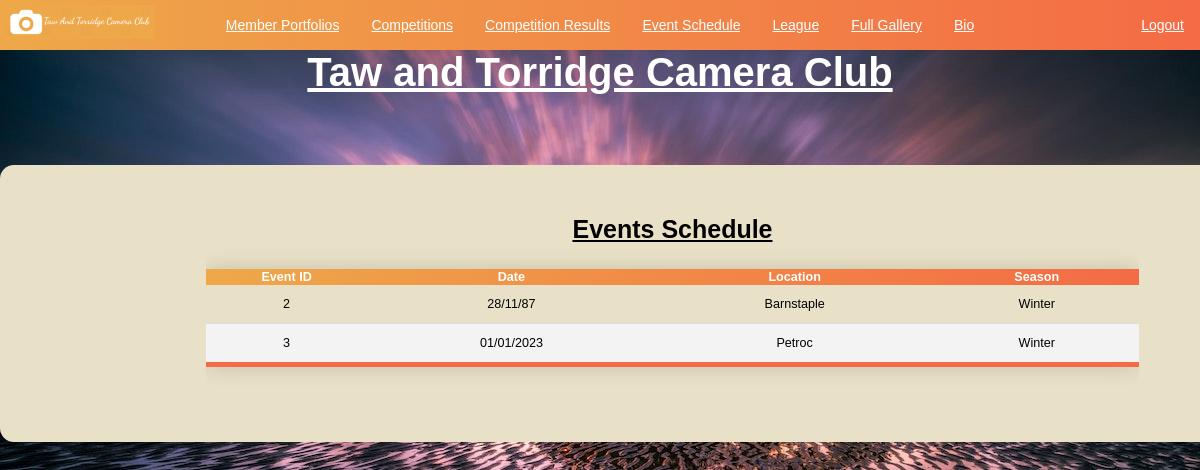
The page /events.php (signed in) on the database its author committed.
### tables this page shows
CREATE TABLE `tbl_events` (
  `fld_event_id` int(10) NOT NULL,
  `fld_date` varchar(10) NOT NULL,
  `fld_location` varchar(50) NOT NULL,
  `fld_season` varchar(15) NOT NULL
);

### events.php (the view, shortened to what this page needs)
<?php
    require_once 'config/conn.php';
    require_once 'functions.php';
?>
<!DOCTYPE html>
<html lang="en">
    <head>
        <link href="css/new_style.css" rel="stylesheet">
    </head>
    <body>
        <h1>Taw and Torridge Camera Club</h1>
        <div class="main">
            <div class="wrapper">
                <h3>Events Schedule</h3>
                <table class="styled-table">
                    <thead>
                        <tr>
                            <th>Event ID</th>
                            <th>Date</th>
                            <th>Location</th>
                            <th>Season</th>
                        </tr>
                    </thead>
                    <tBody>
                        <?php
                            $sql = "SELECT * FROM `taw_and_torridge_cam_club_db`.`tbl_events`";
                            $result = mysqli_query($conn, $sql);
                            if ($result && mysqli_num_rows($result) > 0)
                            {
                                while ($row = mysqli_fetch_assoc($result))
                                {
                                    echo "<tr>
                                            <td>" . $row["fld_event_id"] . "</td>
                                            <td>" . $row["fld_date"] . "</td>
                                            <td>" . $row["fld_location"] . "</td>
                                            <td>" . $row["fld_season"] . "</td>
                                        </tr>";
                                }
                            }
                        ?>
                    </tbody>
                </table>
            </div>
        </div>
    </body>
</html>

### css/new_style.css (style rules this page uses)
* { font-family: Arial, Helvetica, sans-serif; box-sizing: border-box; margin: 0; overflow: scroll; }
body { font-family: Arial, Helvetica, sans-serif; font-size: 14px; color: rgb(0, 0, 0); background-image: url("sand.png"); background-color: #f0f0f2; width: 100%; height: 100%; background-size: cover; content: ""; position: fixed; left: 0; right: 0; top: 0; bottom: 0; z-index: -1; display: block; }
div.main { width: 1345px; height: auto; margin: 5em auto; padding: 50px; background-color: #E8E1C7; border-radius: 1em; }
.wrapper { width: 75%; height: auto; margin: 0 auto; text-align:center; }
h1 { font-size:40px; font-weight:bold; Text-decoration: underline; text-align: center; color: white; font-family:Arial, Helvetica, sans-serif; }
h3 { font-size:25px; font-weight:bold; Text-decoration: underline; text-align: center; color:rgb(0, 0, 0); font-family:Arial, Helvetica, sans-serif; }
.styled-table { border-collapse: collapse; margin: 25px 0; font-size: 0.9em; font-family: sans-serif; text-align: center; min-width: 400px; box-shadow: 0 0 20px rgba(0, 0, 0, 0.15); width: 100%; }
.styled-table thead tr { background: linear-gradient(to left, #f46b45, #eea849); color: #ffffff; text-align: center; }
styled-table th, .styled-table td { padding: 12px 15px; }
.styled-table tbody tr { border-bottom: 1px solid #dddddd; }
.styled-table tbody tr:nth-of-type(even) { background-color: #f3f3f3; }
.styled-table tbody tr:last-of-type { border-bottom: 5px solid #f46b45; }

### rows shown on the page
tbl_events: fld_event_id "2", fld_date "28/11/87", fld_location "Barnstaple", fld_season "Winter"
tbl_events: fld_event_id "3", fld_date "01/01/2023", fld_location "Petroc", fld_season "Winter"
